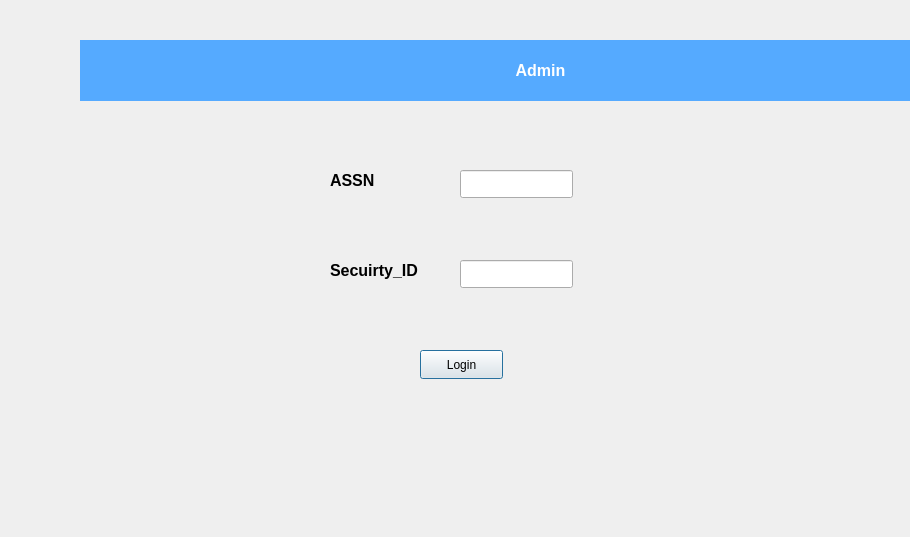
<?xml version="1.0" encoding="UTF-8"?>
<ui version="4.0">
 <class>Admin</class>
 <widget class="QDialog" name="Admin">
  <property name="geometry">
   <rect>
    <x>0</x>
    <y>0</y>
    <width>910</width>
    <height>537</height>
   </rect>
  </property>
  <property name="windowTitle">
   <string>Dialog</string>
  </property>
  <widget class="QLabel" name="label">
   <property name="geometry">
    <rect>
     <x>330</x>
     <y>170</y>
     <width>101</width>
     <height>20</height>
    </rect>
   </property>
   <property name="font">
    <font>
     <pointsize>12</pointsize>
     <bold>true</bold>
    </font>
   </property>
   <property name="text">
    <string>ASSN</string>
   </property>
  </widget>
  <widget class="QLabel" name="label_2">
   <property name="geometry">
    <rect>
     <x>330</x>
     <y>260</y>
     <width>111</width>
     <height>20</height>
    </rect>
   </property>
   <property name="font">
    <font>
     <pointsize>12</pointsize>
     <bold>true</bold>
    </font>
   </property>
   <property name="text">
    <string>Secuirty_ID</string>
   </property>
  </widget>
  <widget class="QLineEdit" name="adminUsername">
   <property name="geometry">
    <rect>
     <x>460</x>
     <y>170</y>
     <width>113</width>
     <height>28</height>
    </rect>
   </property>
  </widget>
  <widget class="QLineEdit" name="adminPassword">
   <property name="geometry">
    <rect>
     <x>460</x>
     <y>260</y>
     <width>113</width>
     <height>28</height>
    </rect>
   </property>
   <property name="echoMode">
    <enum>QLineEdit::Password</enum>
   </property>
  </widget>
  <widget class="QPushButton" name="adminLoginPushButton">
   <property name="geometry">
    <rect>
     <x>420</x>
     <y>350</y>
     <width>83</width>
     <height>29</height>
    </rect>
   </property>
   <property name="text">
    <string>Login</string>
   </property>
  </widget>
  <widget class="QLabel" name="label_101">
   <property name="geometry">
    <rect>
     <x>80</x>
     <y>40</y>
     <width>921</width>
     <height>61</height>
    </rect>
   </property>
   <property name="font">
    <font>
     <pointsize>12</pointsize>
     <bold>true</bold>
    </font>
   </property>
   <property name="autoFillBackground">
    <bool>false</bool>
   </property>
   <property name="styleSheet">
    <string notr="true">background-color: rgb(85, 170, 255);
color: rgb(255, 255, 255);</string>
   </property>
   <property name="text">
    <string>Admin</string>
   </property>
   <property name="alignment">
    <set>Qt::AlignCenter</set>
   </property>
   <property name="wordWrap">
    <bool>false</bool>
   </property>
   <property name="margin">
    <number>0</number>
   </property>
   <property name="indent">
    <number>-1</number>
   </property>
  </widget>
  <widget class="QLabel" name="img_1">
   <property name="geometry">
    <rect>
     <x>0</x>
     <y>35</y>
     <width>121</width>
     <height>71</height>
    </rect>
   </property>
   <property name="text">
    <string/>
   </property>
   <property name="pixmap">
    <pixmap resource="resource.qrc">:/images/add.png</pixmap>
   </property>
   <property name="scaledContents">
    <bool>true</bool>
   </property>
  </widget>
 </widget>
 <resources>
  <include location="resource.qrc"/>
 </resources>
 <connections/>
</ui>
